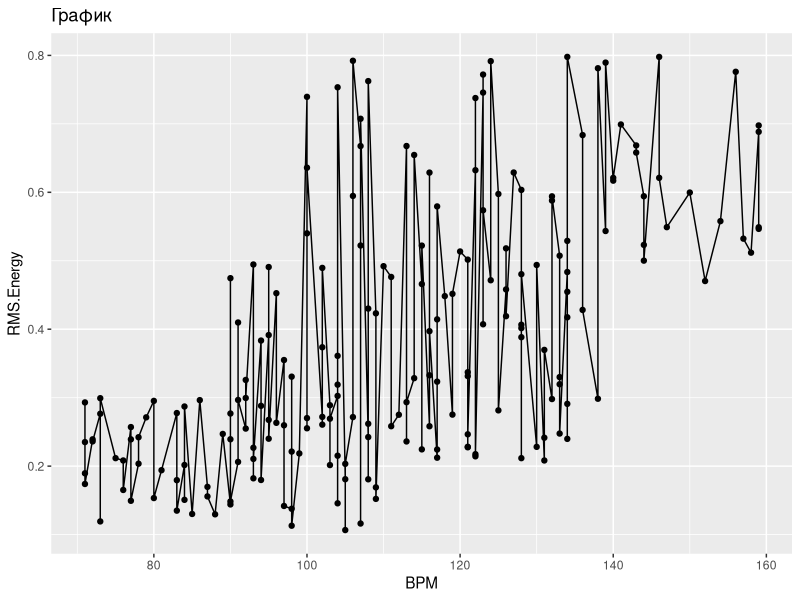

Reproduce this figure in R.
library(ggplot2)
library(readr)
df <- read.csv("music_genre_dataset.csv")
p <- ggplot(df, aes(x = BPM,y = RMS.Energy)) +
geom_line() + geom_point() + labs(title = 'График')
print(p)

